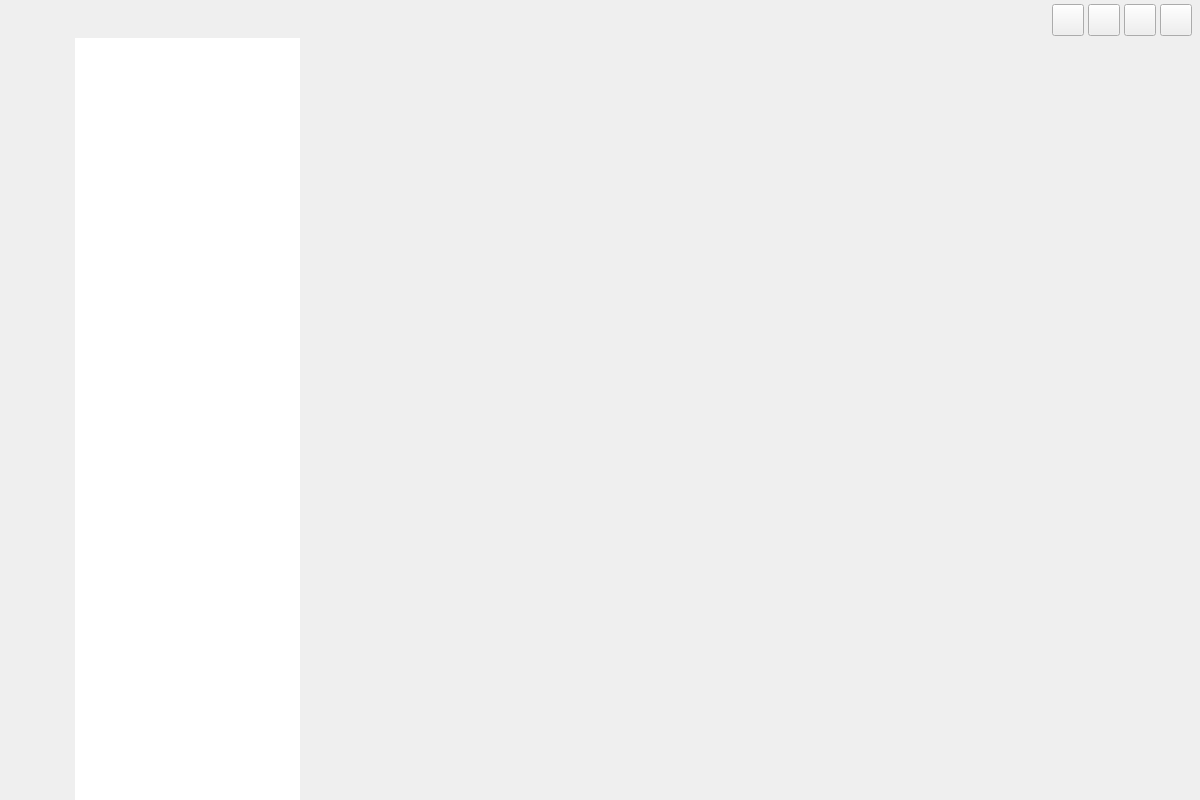
<?xml version="1.0" encoding="UTF-8"?>
<ui version="4.0">
 <class>MainWindow</class>
 <widget class="QMainWindow" name="MainWindow">
  <property name="geometry">
   <rect>
    <x>0</x>
    <y>0</y>
    <width>1200</width>
    <height>800</height>
   </rect>
  </property>
  <property name="font">
   <font>
    <family>Source Code Pro Light</family>
   </font>
  </property>
  <property name="windowTitle">
   <string>RedisNavicat</string>
  </property>
  <property name="styleSheet">
   <string notr="true"/>
  </property>
  <widget class="QWidget" name="centralWidget">
   <layout class="QHBoxLayout" name="horizontalLayout" stretch="1,3,12">
    <property name="spacing">
     <number>0</number>
    </property>
    <property name="leftMargin">
     <number>0</number>
    </property>
    <property name="topMargin">
     <number>0</number>
    </property>
    <property name="rightMargin">
     <number>0</number>
    </property>
    <property name="bottomMargin">
     <number>0</number>
    </property>
    <item>
     <widget class="QWidget" name="leftWnd" native="true">
      <property name="styleSheet">
       <string notr="true"/>
      </property>
     </widget>
    </item>
    <item>
     <layout class="QVBoxLayout" name="verticalLayout" stretch="1,20">
      <property name="spacing">
       <number>0</number>
      </property>
      <item>
       <widget class="QWidget" name="topListWnd" native="true"/>
      </item>
      <item>
       <widget class="QListWidget" name="listWnd">
        <property name="frameShape">
         <enum>QFrame::NoFrame</enum>
        </property>
       </widget>
      </item>
     </layout>
    </item>
    <item>
     <layout class="QVBoxLayout" name="verticalLayout_2" stretch="1,20">
      <property name="spacing">
       <number>0</number>
      </property>
      <item>
       <widget class="QWidget" name="topWnd" native="true">
        <property name="sizePolicy">
         <sizepolicy hsizetype="Preferred" vsizetype="Preferred">
          <horstretch>0</horstretch>
          <verstretch>0</verstretch>
         </sizepolicy>
        </property>
        <property name="minimumSize">
         <size>
          <width>0</width>
          <height>40</height>
         </size>
        </property>
        <layout class="QHBoxLayout" name="horizontalLayout_3">
         <property name="spacing">
          <number>4</number>
         </property>
         <property name="sizeConstraint">
          <enum>QLayout::SetDefaultConstraint</enum>
         </property>
         <property name="leftMargin">
          <number>4</number>
         </property>
         <property name="topMargin">
          <number>4</number>
         </property>
         <property name="rightMargin">
          <number>8</number>
         </property>
         <property name="bottomMargin">
          <number>4</number>
         </property>
         <item>
          <spacer name="horizontalSpacer">
           <property name="orientation">
            <enum>Qt::Horizontal</enum>
           </property>
           <property name="sizeHint" stdset="0">
            <size>
             <width>984</width>
             <height>20</height>
            </size>
           </property>
          </spacer>
         </item>
         <item>
          <widget class="QPushButton" name="BtnTop">
           <property name="sizePolicy">
            <sizepolicy hsizetype="Fixed" vsizetype="Fixed">
             <horstretch>32</horstretch>
             <verstretch>32</verstretch>
            </sizepolicy>
           </property>
           <property name="minimumSize">
            <size>
             <width>32</width>
             <height>32</height>
            </size>
           </property>
           <property name="maximumSize">
            <size>
             <width>32</width>
             <height>32</height>
            </size>
           </property>
           <property name="text">
            <string/>
           </property>
          </widget>
         </item>
         <item>
          <widget class="QPushButton" name="BtnMin">
           <property name="sizePolicy">
            <sizepolicy hsizetype="Fixed" vsizetype="Fixed">
             <horstretch>32</horstretch>
             <verstretch>32</verstretch>
            </sizepolicy>
           </property>
           <property name="minimumSize">
            <size>
             <width>32</width>
             <height>32</height>
            </size>
           </property>
           <property name="maximumSize">
            <size>
             <width>32</width>
             <height>32</height>
            </size>
           </property>
           <property name="text">
            <string/>
           </property>
          </widget>
         </item>
         <item>
          <widget class="QPushButton" name="BtnMax">
           <property name="sizePolicy">
            <sizepolicy hsizetype="Fixed" vsizetype="Fixed">
             <horstretch>32</horstretch>
             <verstretch>32</verstretch>
            </sizepolicy>
           </property>
           <property name="minimumSize">
            <size>
             <width>32</width>
             <height>32</height>
            </size>
           </property>
           <property name="maximumSize">
            <size>
             <width>32</width>
             <height>32</height>
            </size>
           </property>
           <property name="text">
            <string/>
           </property>
          </widget>
         </item>
         <item>
          <widget class="QPushButton" name="BtnClose">
           <property name="sizePolicy">
            <sizepolicy hsizetype="Fixed" vsizetype="Fixed">
             <horstretch>32</horstretch>
             <verstretch>32</verstretch>
            </sizepolicy>
           </property>
           <property name="minimumSize">
            <size>
             <width>32</width>
             <height>32</height>
            </size>
           </property>
           <property name="maximumSize">
            <size>
             <width>32</width>
             <height>32</height>
            </size>
           </property>
           <property name="text">
            <string/>
           </property>
           <property name="flat">
            <bool>false</bool>
           </property>
          </widget>
         </item>
        </layout>
       </widget>
      </item>
      <item>
       <widget class="QStackedWidget" name="stackWnd">
        <property name="currentIndex">
         <number>1</number>
        </property>
        <widget class="QWidget" name="page"/>
        <widget class="QWidget" name="page_2"/>
       </widget>
      </item>
     </layout>
    </item>
   </layout>
  </widget>
 </widget>
 <layoutdefault spacing="6" margin="11"/>
 <resources/>
 <connections/>
</ui>
